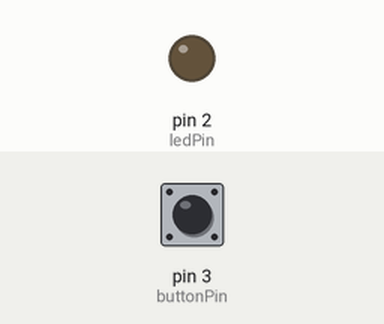
The sketch below on a simulated Arduino Uno, built with avr-gcc and run on an emulated ATmega328P. On the bench: output pins drawn as LEDs (lit = HIGH). The inputs (shaded band) are chosen by the test bench; at power-on: pin 3 (buttonPin) LOW.

Above: at 1.2 s.
1.3 s: pin 3 (buttonPin) pulled HIGH for 0.15 s
At 2.0 s:
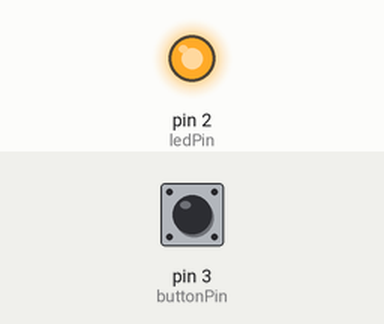
4.4 s: pin 3 (buttonPin) pulled HIGH for 1 s
At 9.8 s:
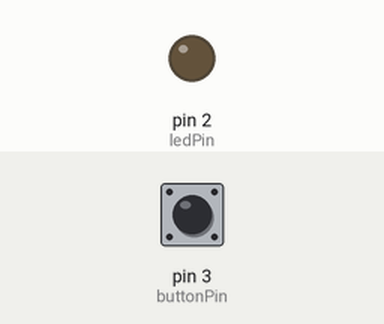
Timing chart, 0 to 11.3 s (numbered marks = the images above; inputs shaded):
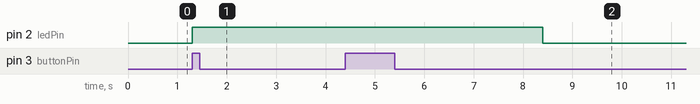

The sketch:

exercise_5c_adding_time.ino
```cpp
/*
  Blink with button

  When button is pressed, turn an LED on for 3 seconds.

  In this version you can add time by pressing the button again and again.
  Not that the `pressedTime` variable is set to `-onTime` such that LED
  is not on when the Arduino starts.
*/

// Pin assignments
int ledPin = 2;
int buttonPin = 3;

// Variables
int buttonState = 0;

int onTime = 3000;  // on time in milliseconds

long pressedTime = -onTime;  // time when button last pressed
long deltaTime;  // time delta, to be used later


void setup() {
  // declare pin modes
  pinMode(ledPin, OUTPUT);
  pinMode(buttonPin, INPUT);
}

void led_on() {
  pressedTime = millis();  // current run time in milliseconds
}

void loop() {
  // read the button state
  buttonState = digitalRead(buttonPin);

  // register button presses
  if (buttonState == HIGH) {
    led_on();
  }

  // get time since button pressed
  deltaTime = millis() - pressedTime;

  // control LED
  if (deltaTime > onTime) {
    digitalWrite(ledPin, LOW);  // LED off
  } else {
    digitalWrite(ledPin, HIGH);  // LED on
  }
}
```

Measured:
- after the input at 1.3 s, pin 2 (ledPin): LOW → HIGH at once
- after the input at 4.4 s, pin 2 (ledPin): HIGH → LOW after 4.0 s instead of 0.05 s
